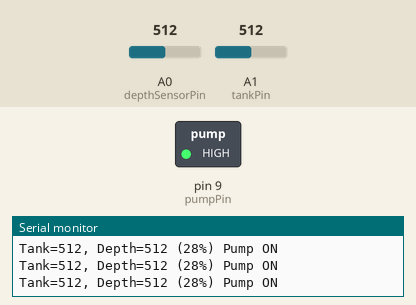
The sketch below on a simulated Arduino Uno, built with avr-gcc and run on an emulated ATmega328P. Shown: switched loads named in the sketch (green lamp = pin HIGH), the last lines printed to the serial monitor. The inputs (shaded band) are chosen by the test bench; at power-on: A0 (depthSensorPin) = 512, A1 (tankPin) = 512.

Above: at 1.2 s.
1.3 s: A0 (depthSensorPin) set to 592
4.3 s: A0 (depthSensorPin) set to 614
At 5.5 s:
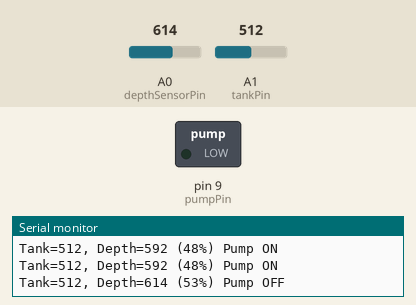
5.8 s: A1 (tankPin) set to 488
Timing chart, 0 to 8.8 s (numbered marks = the images above; inputs shaded):
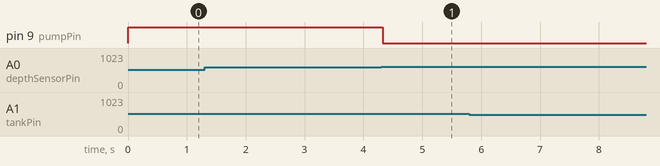

Measured:
- the behaviour switches between 599 and 600 on A0 (depthSensorPin) (found by bisection; images 0 and 1)
- after the input at 4.3 s, pin 9 (pumpPin): HIGH → LOW at once

The sketch:

waterSensor.ino
```cpp
// borrowed significantly from https://www.instructables.com/Christmas-Tree-Water-Level-Indicator/
// using this sensor: https://www.amazon.com/gp/product/B07THDH7Y4/

// assumes depth sensor is on analog pin 0 ("S" pin of the depth sensor)
const int depthSensorPin = A0;
const int depthSensorLow  = 400;
const int depthSensorHigh = 800;
const int depthSensorMid  = (depthSensorLow + depthSensorHigh) / 2;
int depthSensorLastValue = 0;

// tank pin depth sensor only turns device on if water level is between low and high
const int tankPin = A1;
const int tankThresholdLow = 500;
const int tankThresholdHigh = 750;
const int tankDelay = 2; // seconds

//
const int pumpPin = 9;
const int pumpPinOn = HIGH;
const int pumpPinOff = LOW;
const int pumpPinOffDelay = 2; // seconds
const int pumpPinOnDelay = 0.25; // 250ms

void setup() {
  Serial.begin(9600);

  pinMode(pumpPin, OUTPUT);
}

void loop() {

  // read the tank sensor. if it's too low or overflowing, do nothing
  int tankSensor = analogRead(tankPin);
  Serial.print("Tank=");
  Serial.print(tankSensor);
  Serial.print(", ");
  if ((tankSensor < tankThresholdLow) || (tankSensor > tankThresholdHigh)) {
    Serial.print(" turning off for ");
    Serial.print(tankDelay);
    Serial.println(" seconds");
    delay(tankDelay * 1000);
    return;
  }

  // tank sensor says we're ok at this point, so proceed with checking depth
  // read the depth sensor
  int depthValue = analogRead(depthSensorPin);
  depthSensorLastValue = depthValue;
  int depthValuePercent = map (depthValue, depthSensorLow, depthSensorHigh, 0, 100);
  Serial.print("Depth=");
  Serial.print(depthValue);
  Serial.print(" (");
  Serial.print(depthValuePercent);
  Serial.print("%)");

  // turn the pump on if it's less than 50% full, otherwise leave off
  if (depthValue < depthSensorMid) {
    digitalWrite(pumpPin, pumpPinOn);
    Serial.println(" Pump ON");
  } else {
    digitalWrite(pumpPin, pumpPinOff);
    Serial.println(" Pump OFF");
  }

  // how long to pause depends on if the pump is on or off
  if (depthValue > depthSensorMid)
    delay(pumpPinOffDelay * 1000);
  else
    delay(pumpPinOnDelay * 1000);
}
```
